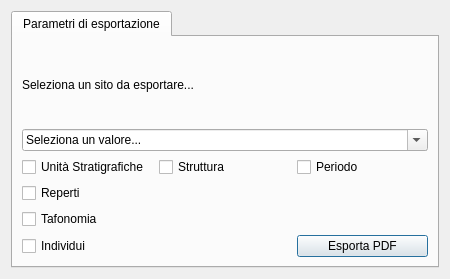
<?xml version="1.0" encoding="UTF-8"?>
<ui version="4.0">
 <class>Dialog_pdf_exp</class>
 <widget class="QDialog" name="Dialog_pdf_exp">
  <property name="windowModality">
   <enum>Qt::NonModal</enum>
  </property>
  <property name="enabled">
   <bool>true</bool>
  </property>
  <property name="geometry">
   <rect>
    <x>0</x>
    <y>0</y>
    <width>450</width>
    <height>279</height>
   </rect>
  </property>
  <property name="minimumSize">
   <size>
    <width>450</width>
    <height>279</height>
   </size>
  </property>
  <property name="maximumSize">
   <size>
    <width>1000</width>
    <height>1000</height>
   </size>
  </property>
  <property name="cursor">
   <cursorShape>PointingHandCursor</cursorShape>
  </property>
  <property name="windowTitle">
   <string>Impostazioni del sistema</string>
  </property>
  <property name="windowIcon">
   <iconset resource="resources.qrc">
    <normaloff>:/images/directoryExp.png</normaloff>:/images/directoryExp.png</iconset>
  </property>
  <layout class="QGridLayout" name="gridLayout_2">
   <item row="0" column="0">
    <widget class="QTabWidget" name="tabWidget">
     <property name="sizePolicy">
      <sizepolicy hsizetype="Expanding" vsizetype="Expanding">
       <horstretch>200</horstretch>
       <verstretch>200</verstretch>
      </sizepolicy>
     </property>
     <property name="currentIndex">
      <number>0</number>
     </property>
     <widget class="QWidget" name="tab">
      <attribute name="title">
       <string>Parametri di esportazione</string>
      </attribute>
      <layout class="QGridLayout" name="gridLayout">
       <item row="0" column="0" colspan="3">
        <layout class="QVBoxLayout" name="verticalLayout">
         <item>
          <widget class="QLabel" name="label">
           <property name="text">
            <string>Seleziona un sito da esportare...</string>
           </property>
          </widget>
         </item>
         <item>
          <widget class="QComboBox" name="comboBox_sito">
           <property name="enabled">
            <bool>true</bool>
           </property>
           <property name="mouseTracking">
            <bool>false</bool>
           </property>
           <property name="contextMenuPolicy">
            <enum>Qt::DefaultContextMenu</enum>
           </property>
           <property name="acceptDrops">
            <bool>false</bool>
           </property>
           <property name="editable">
            <bool>true</bool>
           </property>
           <property name="duplicatesEnabled">
            <bool>false</bool>
           </property>
           <property name="frame">
            <bool>true</bool>
           </property>
           <item>
            <property name="text">
             <string>Seleziona un valore...</string>
            </property>
           </item>
          </widget>
         </item>
        </layout>
       </item>
       <item row="1" column="0">
        <widget class="QCheckBox" name="checkBox_US">
         <property name="text">
          <string>Unità Stratigrafiche</string>
         </property>
         <property name="icon">
          <iconset resource="resources.qrc">
           <normaloff>:/images/iconPAI.png</normaloff>:/images/iconPAI.png</iconset>
         </property>
         <property name="iconSize">
          <size>
           <width>30</width>
           <height>30</height>
          </size>
         </property>
        </widget>
       </item>
       <item row="1" column="1">
        <widget class="QCheckBox" name="checkBox_struttura">
         <property name="text">
          <string>Struttura</string>
         </property>
         <property name="icon">
          <iconset resource="resources.qrc">
           <normaloff>:/images/iconStrutt.png</normaloff>:/images/iconStrutt.png</iconset>
         </property>
         <property name="iconSize">
          <size>
           <width>30</width>
           <height>30</height>
          </size>
         </property>
        </widget>
       </item>
       <item row="1" column="2">
        <widget class="QCheckBox" name="checkBox_periodo">
         <property name="text">
          <string>Periodo</string>
         </property>
         <property name="icon">
          <iconset resource="resources.qrc">
           <normaloff>:/images/iconPER.png</normaloff>:/images/iconPER.png</iconset>
         </property>
         <property name="iconSize">
          <size>
           <width>30</width>
           <height>30</height>
          </size>
         </property>
        </widget>
       </item>
       <item row="2" column="0">
        <widget class="QCheckBox" name="checkBox_reperti">
         <property name="text">
          <string>Reperti</string>
         </property>
         <property name="icon">
          <iconset resource="resources.qrc">
           <normaloff>:/images/finds.png</normaloff>:/images/finds.png</iconset>
         </property>
         <property name="iconSize">
          <size>
           <width>30</width>
           <height>30</height>
          </size>
         </property>
        </widget>
       </item>
       <item row="3" column="0">
        <widget class="QCheckBox" name="checkBox_tafonomia">
         <property name="text">
          <string>Tafonomia</string>
         </property>
         <property name="icon">
          <iconset resource="resources.qrc">
           <normaloff>:/images/iconGrave.png</normaloff>:/images/iconGrave.png</iconset>
         </property>
         <property name="iconSize">
          <size>
           <width>30</width>
           <height>30</height>
          </size>
         </property>
         <property name="tristate">
          <bool>false</bool>
         </property>
        </widget>
       </item>
       <item row="4" column="0">
        <widget class="QCheckBox" name="checkBox_individui">
         <property name="text">
          <string>Individui</string>
         </property>
         <property name="icon">
          <iconset resource="resources.qrc">
           <normaloff>:/images/iconIND.png</normaloff>:/images/iconIND.png</iconset>
         </property>
         <property name="iconSize">
          <size>
           <width>30</width>
           <height>30</height>
          </size>
         </property>
        </widget>
       </item>
       <item row="4" column="2">
        <widget class="QPushButton" name="pushButton_exp_pdf">
         <property name="text">
          <string>Esporta PDF</string>
         </property>
         <property name="icon">
          <iconset resource="resources.qrc">
           <normaloff>:/images/pdf-icon.jpg</normaloff>:/images/pdf-icon.jpg</iconset>
         </property>
        </widget>
       </item>
      </layout>
     </widget>
    </widget>
   </item>
  </layout>
 </widget>
 <resources>
  <include location="resources.qrc"/>
 </resources>
 <connections/>
</ui>
